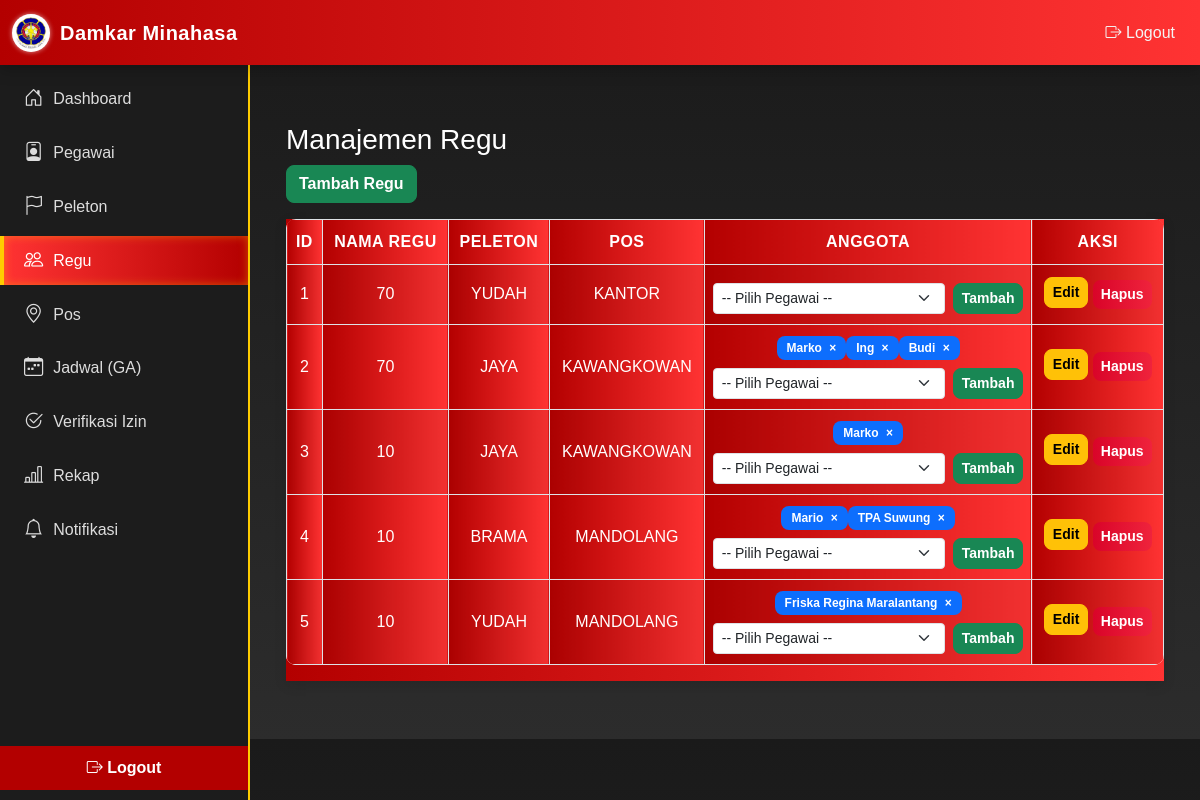
The app's page /admin/regu.php (signed in) with its own data.
### tables this page shows
CREATE TABLE `regu` (
  `id` int(11) NOT NULL,
  `peleton_id` int(11) DEFAULT NULL,
  `pos_id` int(11) DEFAULT NULL,
  `nama` varchar(50) DEFAULT NULL
);

CREATE TABLE `peleton` (
  `id` int(11) NOT NULL,
  `nama` varchar(50) DEFAULT NULL
);

CREATE TABLE `pos` (
  `id` int(11) NOT NULL,
  `nama` varchar(100) DEFAULT NULL,
  `alamat` text DEFAULT NULL
);

CREATE TABLE `pegawai_regu` (
  `id` int(11) NOT NULL,
  `pegawai_id` int(11) DEFAULT NULL,
  `regu_id` int(11) DEFAULT NULL,
  `pos_id` int(11) DEFAULT NULL
);

CREATE TABLE `pegawai` (
  `id` int(11) NOT NULL,
  `username` varchar(50) DEFAULT NULL,
  `password_hash` varchar(255) DEFAULT NULL,
  `nama` varchar(150) DEFAULT NULL,
  `jenis_kelamin` enum('Laki-laki','Perempuan') DEFAULT NULL,
  `nip` varchar(50) DEFAULT NULL,
  `pangkat` varchar(50) DEFAULT NULL,
  `no_hp` varchar(20) DEFAULT NULL,
  `telegram_id` varchar(50) DEFAULT NULL,
  `golongan` varchar(50) DEFAULT NULL,
  `ruang` varchar(50) DEFAULT NULL,
  `jabatan` varchar(100) DEFAULT NULL,
  `tugas` text DEFAULT NULL,
  `role` enum('admin','petugas') DEFAULT 'petugas',
  `created_at` timestamp NOT NULL DEFAULT current_timestamp()
);

### admin/regu.php (the view, shortened to what this page needs)
<?php
require '../config/db.php';
$rows = $pdo->query("SELECT r.*, p.nama as peleton_nama, ps.nama as pos_nama
                     FROM regu r
                     LEFT JOIN peleton p ON r.peleton_id=p.id
                     LEFT JOIN pos ps ON r.pos_id=ps.id /* <-- BARU: JOIN POS */
                     ORDER BY r.id DESC")->fetchAll();
include 'header.php';
include 'sidebar.php';
?>
<!doctype html>
<html lang="id">
<head>
    <link href="https://cdn.jsdelivr.net/npm/bootstrap@5.3.0/dist/css/bootstrap.min.css" rel="stylesheet">
    <link rel="stylesheet" href="../assets/css/admin/regu.css">
</head>
<body>
    <div class="container py-4">
        <h3>Manajemen Regu</h3>
        <button class="btn btn-success mb-3" data-bs-toggle="modal" data-bs-target="#mAdd">Tambah Regu</button>
        <div class="table-responsive">
            <table class="table table-bordered table-striped">
                <thead>
                    <tr>
                        <th>ID</th>
                        <th>Nama Regu</th>
                        <th>Peleton</th>
                        <th>Pos</th>
                        <th>Anggota</th>
                        <th>Aksi</th>
                    </tr>
                </thead>
                <tbody>
                    <?php
                    $no = 1;
                    foreach ($rows as $r): ?>
                        <tr>
                            <td><?= $no++ ?></td>
                            <td><?= htmlspecialchars($r['nama']) ?></td>
                            <td><?= htmlspecialchars($r['peleton_nama']) ?></td>
                            <td><?= htmlspecialchars($r['pos_nama'] ?? 'N/A') ?></td>
                            <td>
                                <div class="anggota-badge-container">
                                    <?php
                                    $anggota = $pdo->prepare("SELECT ar.id as anggota_id, pg.nama
                                                             FROM pegawai_regu ar
                                                             JOIN pegawai pg ON ar.pegawai_id = pg.id
                                                             WHERE ar.regu_id=?");
                                    $anggota->execute([$r['id']]);
                                    foreach ($anggota as $a) {
                                        echo "<span class='badge bg-primary'>" . htmlspecialchars($a['nama']) .
                                            " <a href='?hapus_anggota=" . $a['anggota_id'] . "' class='text-white ms-1' style='text-decoration:none;'>&times;</a></span>";
                                    }
                                    ?>
                                </div>
                                <form method="post" class="d-flex mt-2">
                                    <select name="pegawai_id" class="form-select form-select-sm me-2" required>
                                        <option value="">-- Pilih Pegawai --</option>
                                    </select>
                                    <button class="btn btn-sm btn-success" name="tambah_anggota">Tambah</button>
                                </form>
                            </td>
                            <td>
                                <button class="btn btn-warning btn-sm mb-1" data-bs-toggle="modal" data-bs-target="#mEdit<?= $r['id'] ?>">Edit</button>
                                <a href="?hapus_regu=<?= $r['id'] ?>" class="btn btn-danger btn-sm" onclick="return confirm('Yakin hapus regu ini?')">Hapus</a>
                            </td>
                        </tr>
                    <?php endforeach; ?>
                </tbody>
            </table>
        </div>
    </div>
</body>
</html>

### assets/css/admin/regu.css (style rules this page uses)
body { font-family: "Poppins", sans-serif; background: linear-gradient(180deg, #1a1a1a 0%, #2c2c2c 100%); color: #ffffff; margin: 0; padding: 10px 0 10px; }
form button, .btn { border-radius: 8px; font-weight: 600; transition: 0.3s; }
.btn-danger { background: linear-gradient(90deg, #d90429, #ef233c); border: none; }
.table { border-radius: 10px; overflow: hidden; background: #fff; }
.table thead { background: #b30000; color: #fff; text-transform: uppercase; letter-spacing: 0.5px; }
.table th, .table td { vertical-align: middle; text-align: center; padding: 10px 8px; color: #ffffff; }
.badge { padding: 6px 10px; border-radius: 8px; font-weight: 600; text-transform: capitalize; }
.table-responsive th, td, tr { background: linear-gradient(90deg, #b30000, #ff3333); color: #fff; }
.table-responsive { box-shadow: 0 4px 12px rgba(0, 0, 0, 0.1); background: linear-gradient(90deg, #b30000, #ff3333); }

### records on screen
regu: nama "70", peleton.nama "YUDAH", pos.nama "KANTOR"
regu: nama "70", peleton.nama "JAYA", pos.nama "KAWANGKOWAN"
pegawai_regu: pegawai.nama "Marko"
pegawai_regu: pegawai.nama "Ing"
pegawai_regu: pegawai.nama "Budi"
regu: nama "10", peleton.nama "JAYA", pos.nama "KAWANGKOWAN"
pegawai_regu: pegawai.nama "Marko"
regu: nama "10", peleton.nama "BRAMA", pos.nama "MANDOLANG"
pegawai_regu: pegawai.nama "Mario"
pegawai_regu: pegawai.nama "TPA Suwung"
regu: nama "10", peleton.nama "YUDAH", pos.nama "MANDOLANG"
pegawai_regu: pegawai.nama "Friska Regina Maralantang"
